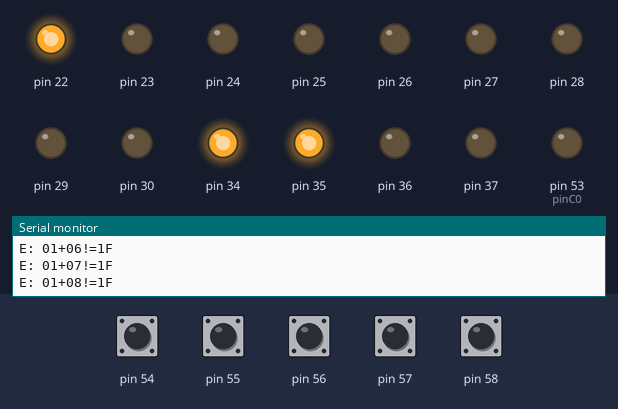
This sketch was run on a simulated Arduino Mega 2560, built with avr-gcc and run on an emulated ATmega2560. Shown: output pins drawn as LEDs (lit = HIGH), the last lines printed to the serial monitor. The inputs (shaded band) are chosen by the test bench; at power-on: pin 54–58 HIGH.

Above: at 0.4 s.
At 1.0 s:
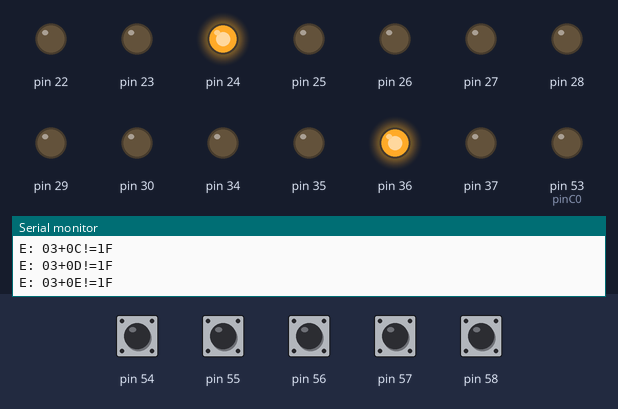
At 2.5 s:
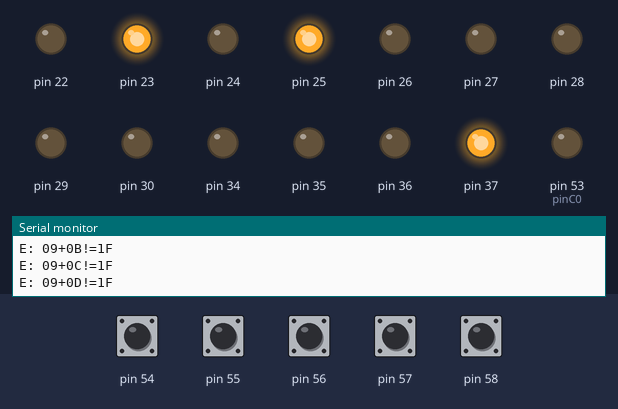
At 3.2 s:
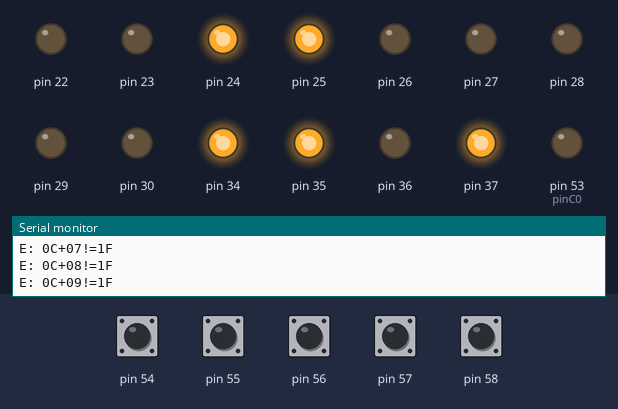
At 3.8 s:
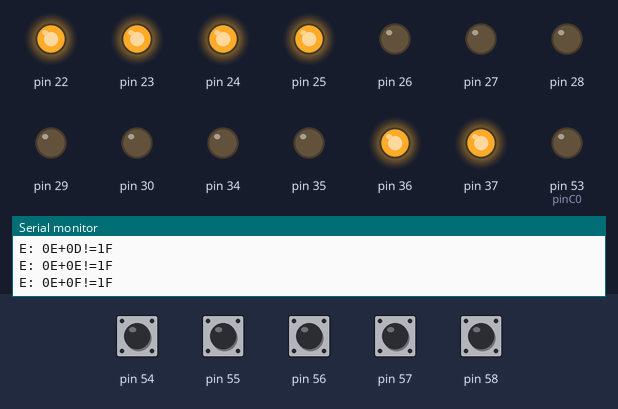
At 8.7 s:
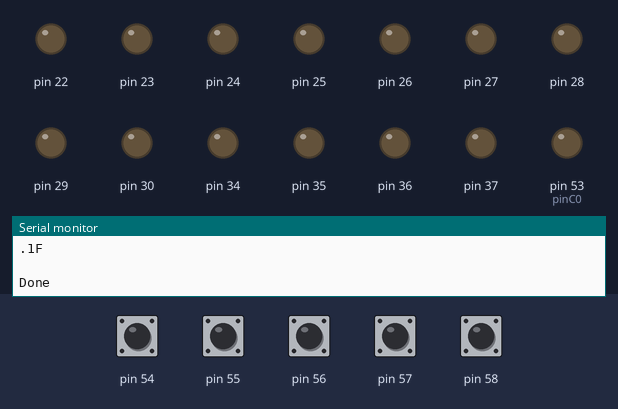
Timing chart, 0 to 10.2 s (numbered marks = the images above):
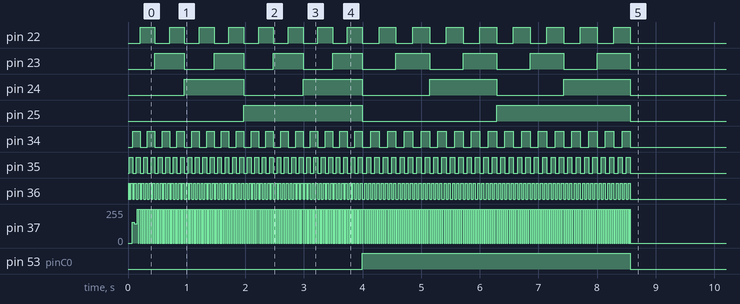

The sketch:

74.83.ino
```cpp
// Quick and dirty sketch for testing 74.83 adder ICs.
// Connect the IC/ZIF socket to the Arduino Mega as follows:
//
// Arduino Pin  IC Pin  Description
//  -           5       +5/VCC
//  -           12      GND
//  53          13      Carry Input
//  PORT A
//  22          10      A1
//  23          8       A2
//  24          3       A3
//  25          1       A4
//  PORT C
//  37          11      B1
//  36          7       B2
//  35          4       B3
//  34          16      B4
//  PORT F
//  A0          9       Sum1
//  A1          6       Sum2
//  A2          2       Sum3
//  A3          15      Sum4
//  A4          14      Carry Output

int pinC0  =53; // C0/carry input

// Data byte on Arduino Analogue 0-7 = PORT F = INPUT (5 bits, 0-3 + Carry)
// Pins 22-29 = PORT A = OUTPUT (nibble A)
// Pins 37-30 = PORTC = OUTPUT (nibble B)

void byte2serial(byte toWrite) {
  if (toWrite<0x10) {
    Serial.print("0");
  }
  Serial.print(toWrite, HEX);
}

void setup() {
  // put your setup code here, to run once:
  Serial.begin(9600);

  // Set clock mode pin and Output Enable pins
  pinMode(pinC0, OUTPUT);

  //Set ports as I or O
  //      76543210
  DDRF = B00000000;
  DDRA = B11111111;
  DDRC = B11111111;

  Serial.println("Carry In (C0) low");
  digitalWrite(pinC0, LOW);

  byte a = 0;
  byte b = 0;
  byte output = 0;

  for (a=0;a<16;a++){
    PORTA = a;
    for (b=0;b<16;b++){
      PORTC = b;
      delay(5);
      output = PINF & B00011111; // Mask only the bits that are used.
      if (output != (a+b) ) {
        Serial.print("E: ");
        byte2serial(a);
        Serial.print("+");
        byte2serial(b);
        Serial.print("!=");
        byte2serial(output);
        Serial.println(" ");
      } else {
        Serial.print(".");
        byte2serial(output);
      }
    }
    Serial.println(" ");
  }
  Serial.println(" ");
  digitalWrite(pinC0, HIGH);

  for (a=0;a<16;a++){
    PORTA = a;
    for (b=0;b<16;b++){
      PORTC = b;
      delay(5);
      output = PINF & B00011111;
      if (output != (a+b+1) ) {
        Serial.print("E: 1+");
        byte2serial(a);
        Serial.print("+");
        byte2serial(b);
        Serial.print("!=");
        byte2serial(output);
        Serial.println(" ");
      }
      else {
        Serial.print(".");
        byte2serial(output);
      }

    }
        Serial.println(" ");
  }
  Serial.println(" ");
  Serial.println("Done");

  digitalWrite(pinC0, LOW);

    PORTA = 0;
    PORTC = 0;

}


void loop() {
  // put your main code here, to run repeatedly:

}
```
